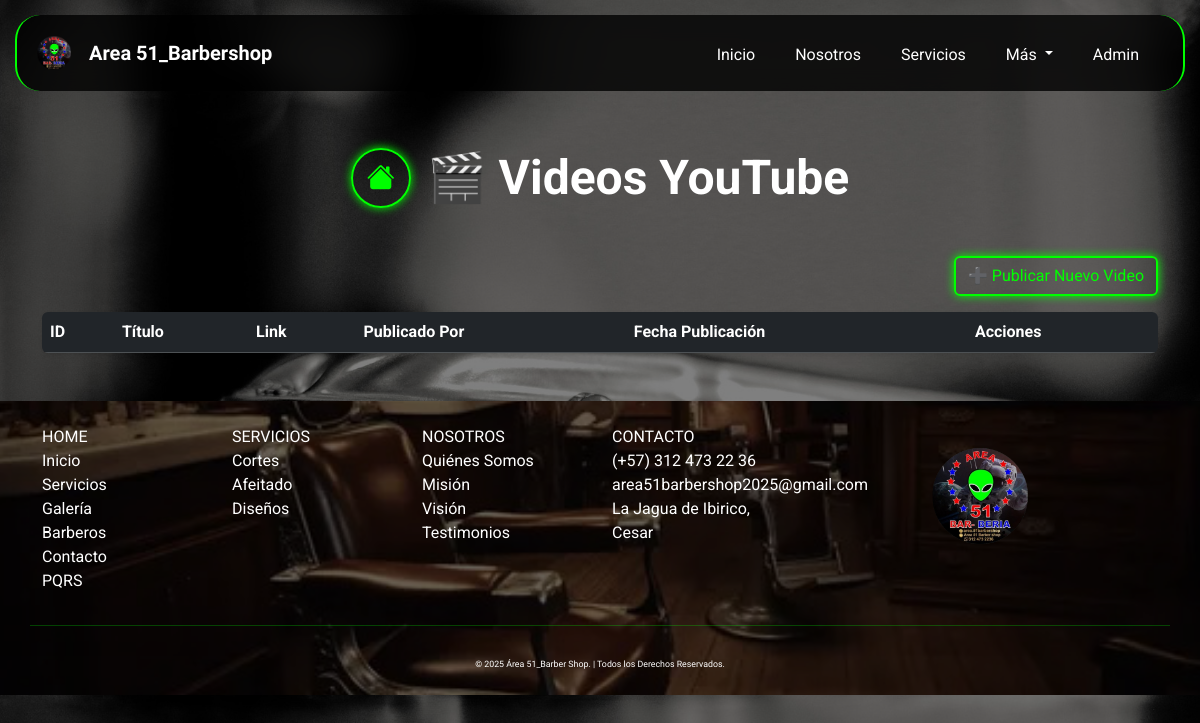
/index.php?page=youtube (signed in), run on an earlier commit of the app's database.
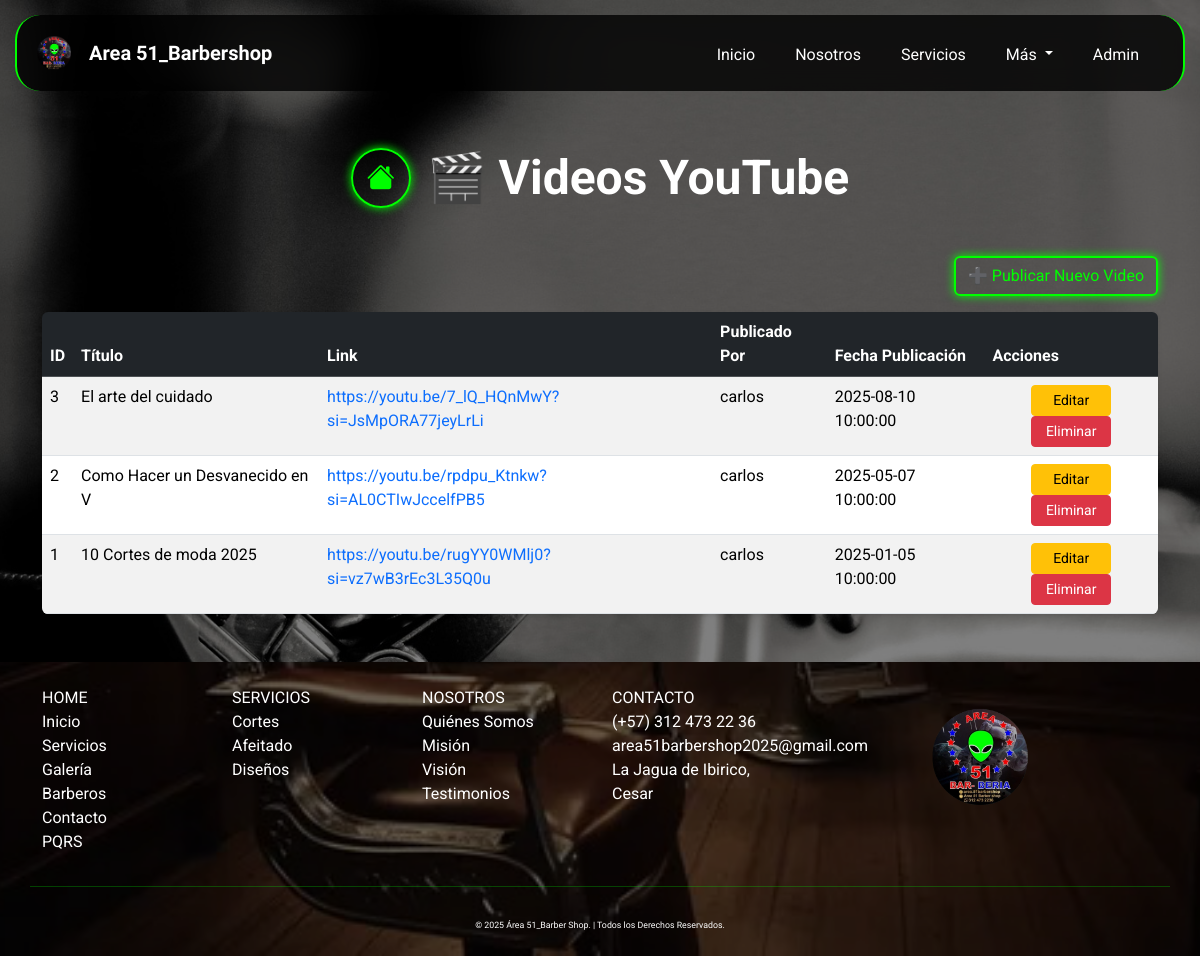
And on a later commit of the database.
### tables this page shows
CREATE TABLE `videos` (
  `id_video` int(11) NOT NULL AUTO_INCREMENT,
  `titulo` varchar(255) NOT NULL,
  `link` varchar(255) NOT NULL,
  `fecha_publicacion` timestamp NOT NULL DEFAULT current_timestamp(),
  `publicado_por` varchar(100) NOT NULL,
  `estado` enum('activo','inactivo') DEFAULT 'activo',
  PRIMARY KEY (`id_video`)
);

### app/controllers/VideoController.php (called while the page is built, shortened)
<?php
require_once __DIR__ . '/../../config/database.php';
require_once __DIR__ . '/../models/Video.php';
class VideoController {
    private $model;
    public function __construct($db) {
        $this->model = new VideoModel($db);
    }
    public function index($limit = 3) {
        return $this->model->getVideosActivos($limit);
    }
}

### app/models/Video.php (called while the page is built, shortened)
<?php
class VideoModel {
    private $db;
    public function __construct($db) {
        $this->db = $db;
    }
    public function getVideosActivos($limit = 3) {
        $sql = "SELECT * FROM videos WHERE estado = 'activo' ORDER BY fecha_publicacion DESC LIMIT :limit";
        $stmt = $this->db->prepare($sql);
        $stmt->bindValue(':limit', (int)$limit, PDO::PARAM_INT);
        $stmt->execute();
        return $stmt->fetchAll(PDO::FETCH_ASSOC);
    }
}

### app/views/videos/youtube.php (the view, shortened to what this page needs)
<?php
require_once __DIR__ . '/../../controllers/VideoController.php';
require_once __DIR__ . '/../../../config/database.php';
$controller = new VideoController($db);
$videos = $controller->index($limit = 3);
?>
<body>
    <div class="container py-5">
        <div class="d-flex flex-column flex-md-row align-items-center justify-content-center gap-3 mb-5 text-center text-md-start" style="margin-top:100px;">
            <a href="index.php?page=panel" class="btn btn-neon d-flex justify-content-center align-items-center rounded-circle mb-3 mb-md-0" style="width: 60px; height: 60px;"> <i class="bi bi-house-fill fs-3"></i>
            </a>
            <h1 class="fw-bold display-5 text-white mb-0">🎬 Videos YouTube</h1>
        </div>
        <div class="d-flex justify-content-end mb-3">
            <a href="index.php?page=crear_youtube" class="btn btn-neon">➕ Publicar Nuevo Video</a>
        </div>
        <div class="table-wrapper rounded shadow-sm" style="max-height:500px; overflow-y:auto;">
            <table class="table table-striped table-hover mb-0">
                <thead class="table-dark">
                    <tr style="position: sticky; top: 0; z-index: 1;">
                    <th>ID</th>
                    <th>Título</th>
                    <th>Link</th>
                    <th>Publicado Por</th>
                    <th>Fecha Publicación</th>
                    <th>Acciones</th>
                </tr>
            </thead>
            <tbody>
                <?php foreach($videos as $video): ?>
                <tr>
                    <td><?= $video['id_video'] ?></td>
                    <td><?= htmlspecialchars($video['titulo']) ?></td>
                    <td><a class="text-decoration-none" href="<?= htmlspecialchars($video['link']) ?>" target="_blank"><?= htmlspecialchars($video['link']) ?></a></td>
                    <td><?= htmlspecialchars($video['publicado_por']) ?></td>
                    <td><?= $video['fecha_publicacion'] ?></td>
                    <td class="text-center">
                        <a href="index.php?page=editar_youtube&id=<?= $video['id_video'] ?>"
                           class="btn btn-warning btn-sm" style="width: 80px;">Editar</a>
                        <a href="index.php?page=eliminar_youtube&id=<?= $video['id_video'] ?>" class="btn btn-danger btn-sm" style="width: 80px;"
                            onclick="return confirm('¿Estás seguro que deseas eliminar este video?');">
                            Eliminar
                        </a>
                    </td>
                </tr>
                <?php endforeach; ?>
            </tbody>
        </table>
    </div>
</div>
<main>

What changed in the data, as far as the page shows it:
added videos: id_video "3", titulo "El arte del cuidado", link "https://youtu.be/7_lQ_HQnMwY?si=JsMpORA77jeyLrLi", publicado_por "carlos", fecha_publicacion "2025-08-10 10:00:00"
added videos: id_video "2", titulo "Como Hacer un Desvanecido en V", link "https://youtu.be/rpdpu_Ktnkw?si=AL0CTIwJccelfPB5", publicado_por "carlos", fecha_publicacion "2025-05-07 10:00:00"
added videos: id_video "1", titulo "10 Cortes de moda 2025", link "https://youtu.be/rugYY0WMlj0?si=vz7wB3rEc3L35Q0u", publicado_por "carlos", fecha_publicacion "2025-01-05 10:00:00"
